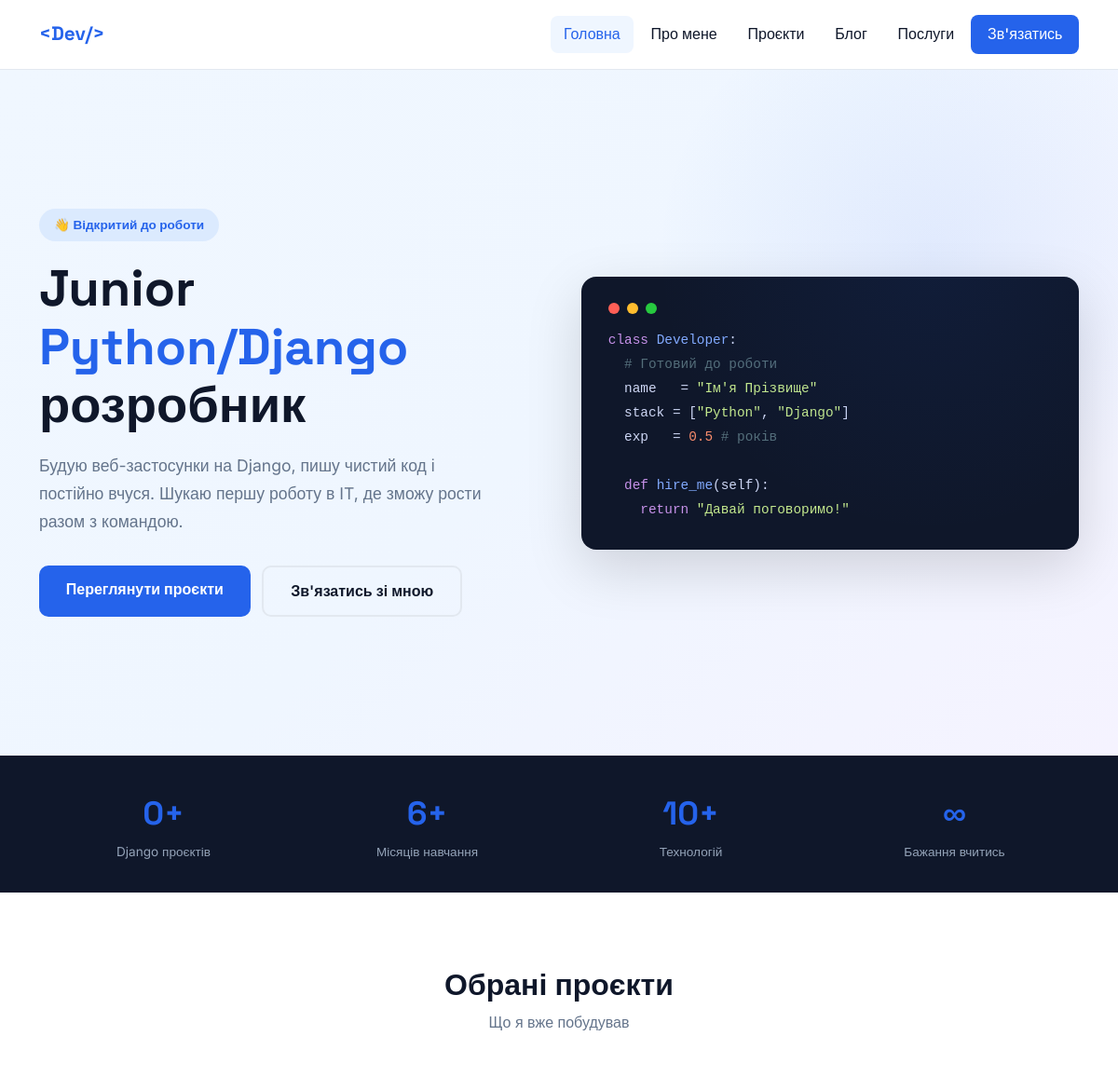
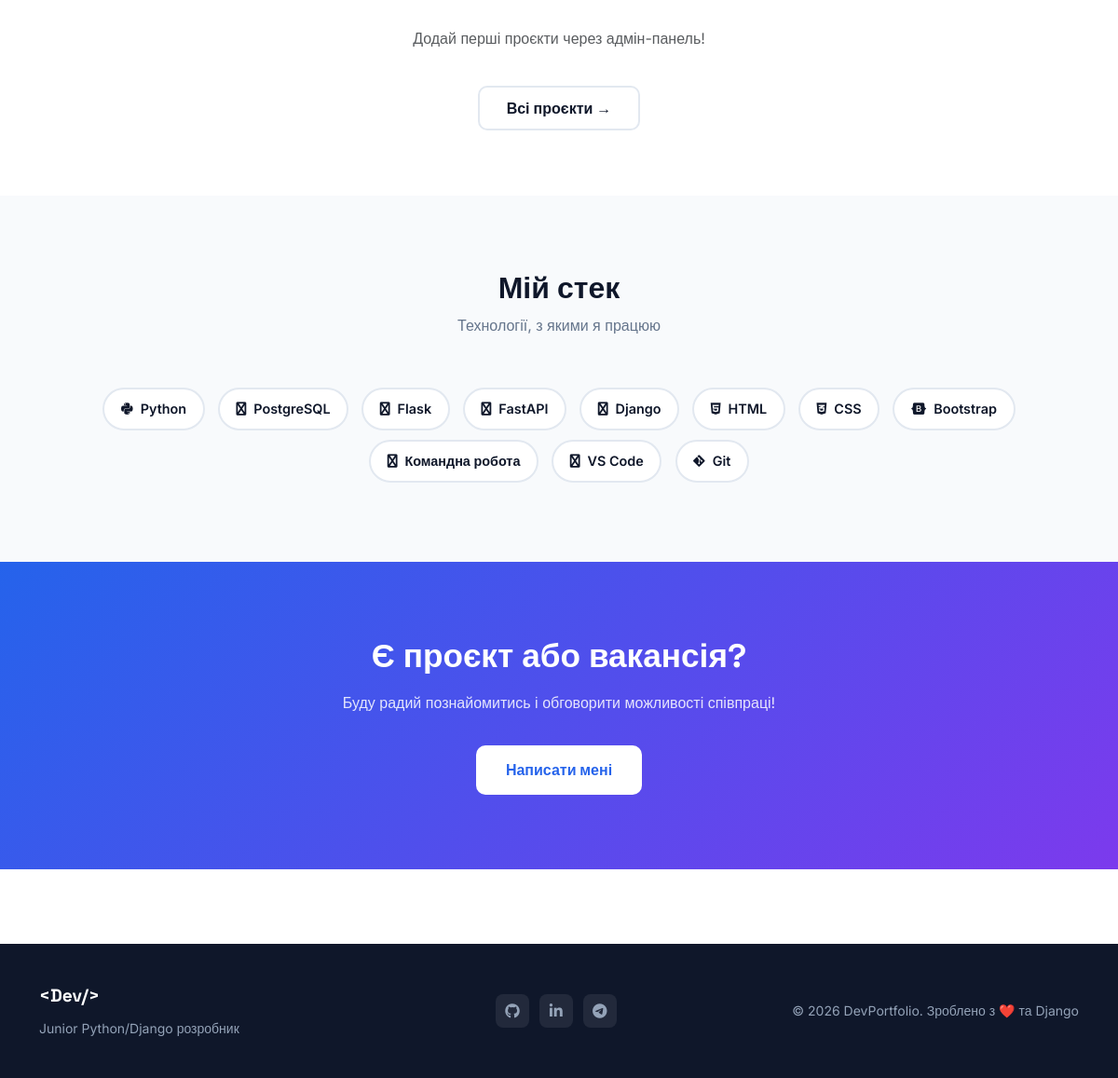
The page / on the database its author committed (2 pictures, top to bottom).
### portfolio/models.py (models this page shows, shortened)
class Skill(models.Model):
    CATEGORY_CHOICES = [
        ('backend',  'Backend'),
        ('frontend', 'Frontend'),
        ('tools',    'Інструменти'),
        ('soft',     'Soft Skills'),
    ]
    name     = models.CharField(max_length=100, verbose_name='Назва')
    category = models.CharField(max_length=20, choices=CATEGORY_CHOICES, default='backend', verbose_name='Категорія')
    level    = models.PositiveIntegerField(default=80, help_text='0–100', verbose_name='Рівень (%)')
    icon     = models.CharField(max_length=60, blank=True, help_text='Font Awesome клас, напр. fa-python', verbose_name='Іконка')
    class Meta:
        verbose_name = 'Навичка'
        verbose_name_plural = 'Навички'
        ordering = ['category', '-level']

### portfolio/views.py (the view)
# urls.py: path('',views.home,name='home'),
def home(request):
    track(request)
    return render(request, 'portfolio/home.html', {
        'featured_projects': Project.objects.filter(is_featured=True)[:3],
        'skills':            Skill.objects.all(),
        'recent_posts':      BlogPost.objects.filter(published=True)[:2],
    })

### portfolio/views.py (called while the page is built)
def track(request):
    PageView.objects.create(
        path=request.path,
        ip_address=request.META.get('REMOTE_ADDR'),
    )

### portfolio/templates/portfolio/home.html (shortened to what this page needs)
{% extends 'portfolio/base.html' %}
{% block content %}
<section class="hero">
  <div class="container">
    <div class="row align-items-center g-5">
      <div class="col-lg-6">
        <div class="hero-badge">👋 Відкритий до роботи</div>
        <h1>Junior <span>Python/Django</span> розробник</h1>
        <p class="hero-desc">
          Будую веб-застосунки на Django, пишу чистий код і постійно вчуся.
          Шукаю першу роботу в IT, де зможу рости разом з командою.
        </p>
        <div class="hero-btns">
          <a href="{% url 'projects' %}" class="btn-primary-custom">Переглянути проєкти</a>
          <a href="{% url 'contact' %}"  class="btn-outline-custom">Зв'язатись зі мною</a>
        </div>
      </div>
      <div class="col-lg-6">
        <div class="hero-code">
          <div class="d-flex gap-2 mb-3">
            <div class="dot" style="background:#FF5F56"></div>
            <div class="dot" style="background:#FFBD2E"></div>
            <div class="dot" style="background:#27C93F"></div>
          </div>
          <div style="color:#cdd6f4">
            <span class="kw">class</span> <span class="fn">Developer</span>:<br>
            &nbsp;&nbsp;<span class="cm"># Готовий до роботи</span><br>
            &nbsp;&nbsp;name &nbsp;&nbsp;= <span class="str">"Ім'я Прізвище"</span><br>
            &nbsp;&nbsp;stack = [<span class="str">"Python"</span>, <span class="str">"Django"</span>]<br>
            &nbsp;&nbsp;exp &nbsp;&nbsp;= <span class="num">0.5</span> <span class="cm"># років</span><br><br>
            &nbsp;&nbsp;<span class="kw">def</span> <span class="fn">hire_me</span>(self):<br>
            &nbsp;&nbsp;&nbsp;&nbsp;<span class="kw">return</span> <span class="str">"Давай поговоримо!"</span>
          </div>
        </div>
      </div>
    </div>
  </div>
</section>
<section class="stats-bar">
  <div class="container">
    <div class="row g-3 text-center">
      <div class="col-6 col-md-3 stat-item">
        <div class="stat-num">{{ featured_projects.count }}+</div>
        <div class="stat-lbl">Django проєктів</div>
      </div>
      <div class="col-6 col-md-3 stat-item">
        <div class="stat-num">6+</div>
        <div class="stat-lbl">Місяців навчання</div>
      </div>
      <div class="col-6 col-md-3 stat-item">
        <div class="stat-num">10+</div>
        <div class="stat-lbl">Технологій</div>
      </div>
      <div class="col-6 col-md-3 stat-item">
        <div class="stat-num">∞</div>
        <div class="stat-lbl">Бажання вчитись</div>
      </div>
    </div>
  </div>
</section>
<section class="projects-section">
  <div class="container">
    <div class="text-center mb-5">
      <h2 class="section-title">Обрані проєкти</h2>
      <p class="section-subtitle">Що я вже побудував</p>
    </div>
    <div class="row g-4">
      {% for project in featured_projects %}
      <div class="col-md-6 col-lg-4">
        <div class="project-card">
          <div class="project-img">
            {% if project.image %}
              <img src="{{ project.image.url }}" style="width:100%;height:100%;object-fit:cover" alt="{{ project.title }}">
            {% else %}
              {% if project.category == 'django' %}🌐{% elif project.category == 'frontend' %}🎨{% elif project.category == 'python' %}🐍{% else %}💡{% endif %}
            {% endif %}
          </div>
          <div class="project-body">
            <div class="project-cat">{{ project.get_category_display }}</div>
            <h3>{{ project.title }}</h3>
            <p>{{ project.description|truncatewords:20 }}</p>
            <div class="mb-2">
              {% for tech in project.tech_list %}
              <span class="badge-tech">{{ tech }}</span>
              {% endfor %}
            </div>
            <div class="project-links">
              {% if project.github_url %}
              <a href="{{ project.github_url }}" target="_blank"><i class="fab fa-github"></i> GitHub</a>
              {% endif %}
              {% if project.live_url %}
              <a href="{{ project.live_url }}" target="_blank"><i class="fas fa-external-link-alt"></i> Демо</a>
              {% endif %}
              <a href="{% url 'project_detail' project.pk %}">Детальніше →</a>
            </div>
          </div>
        </div>
      </div>
      {% empty %}
      <div class="col-12 text-center text-muted py-4">
        Додай перші проєкти через адмін-панель!
      </div>
      {% endfor %}
    </div>
    <div class="text-center mt-4">
      <a href="{% url 'projects' %}" class="btn-outline-custom">Всі проєкти →</a>
    </div>
  </div>
</section>
<section class="skills-section">
  <div class="container">
    <div class="text-center mb-5">
      <h2 class="section-title">Мій стек</h2>
      <p class="section-subtitle">Технології, з якими я працюю</p>
    </div>
    <div class="text-center">
      {% for skill in skills %}
      <span class="skill-pill">
        {% if skill.icon %}<i class="fab {{ skill.icon }}"></i>{% endif %}
        {{ skill.name }}
      </span>
      {% empty %}
      <p class="text-muted">Додай навички через адмін-панель!</p>
      {% endfor %}
    </div>
  </div>
</section>
<section class="cta-section">
  <div class="container">
    <h2>Є проєкт або вакансія?</h2>
    <p>Буду радий познайомитись і обговорити можливості співпраці!</p>
    <a href="{% url 'contact' %}" class="btn-white">Написати мені</a>
  </div>
</section>
{% endblock %}

### portfolio/templates/portfolio/base.html (style rules this page uses)
:root { --primary: #2563EB; --primary-d: #1D4ED8; --dark: #0F172A; --gray: #64748B; --light: #F8FAFC; --border: #E2E8F0; --radius: 14px; }
* { box-sizing: border-box; }
body { font-family: 'Inter', sans-serif; background: #fff; color: var(--dark); line-height: 1.7; }
h1, h2, h3, h4, h5 { font-family: 'Space Grotesk', sans-serif; font-weight: 700; }
.section-title { font-size: 2rem; font-weight: 800; margin-bottom: .5rem; }
.section-subtitle { color: var(--gray); margin-bottom: 2.5rem; }

### portfolio/templates/portfolio/home.html (style rules this page uses)
.hero { min-height: 92vh; display: flex; align-items: center; background: linear-gradient(135deg, #F0F7FF 0%, #EFF6FF 50%, #F5F3FF 100%); position: relative; overflow: hidden; }
.hero::before { content: ''; position: absolute; width: 600px; height: 600px; background: radial-gradient(circle, rgba(37,99,235,.08) 0%, transparent 70%); top: -100px; right: -100px; border-radius: 50%; }
.hero-badge { display: inline-block; background: #DBEAFE; color: var(--primary); padding: .35rem 1rem; border-radius: 20px; font-size: .85rem; font-weight: 600; margin-bottom: 1.2rem; }
.hero h1 { font-size: clamp(2.2rem, 5vw, 3.4rem); line-height: 1.15; margin-bottom: 1.2rem; }
.hero h1 span { color: var(--primary); }
.hero-desc { font-size: 1.1rem; color: var(--gray); max-width: 480px; margin-bottom: 2rem; }
.hero-btns { display: flex; gap: .8rem; flex-wrap: wrap; }
.btn-primary-custom { background: var(--primary); color: #fff; padding: .75rem 1.8rem; border-radius: 10px; font-weight: 600; text-decoration: none; transition: background .2s, transform .2s; border: none; cursor: pointer; }
.btn-outline-custom { background: transparent; color: var(--dark); padding: .75rem 1.8rem; border-radius: 10px; font-weight: 600; text-decoration: none; border: 2px solid var(--border); transition: border-color .2s, transform .2s; }
.hero-code { background: var(--dark); border-radius: 16px; padding: 1.8rem; font-family: 'Courier New', monospace; font-size: .9rem; line-height: 1.8; box-shadow: 0 20px 60px rgba(0,0,0,0.15); }
.hero-code .kw { color: #C792EA; }
.hero-code .fn { color: #82AAFF; }
.hero-code .str { color: #C3E88D; }
.hero-code .cm { color: #546E7A; }
.hero-code .num { color: #F78C6C; }
.dot { width: 12px; height: 12px; border-radius: 50%; }
.stats-bar { background: var(--dark); padding: 2rem 0; color: #fff; }
.stat-item { text-align: center; }
.stat-num { font-family: 'Space Grotesk', sans-serif; font-size: 2.2rem; font-weight: 800; color: var(--primary); }
.stat-lbl { color: #94A3B8; font-size: .85rem; }
.projects-section { padding: 5rem 0; }
.skills-section { padding: 5rem 0; background: var(--light); }
.skill-pill { display: inline-flex; align-items: center; gap: .5rem; padding: .55rem 1.1rem; border-radius: 30px; border: 2px solid var(--border); font-weight: 600; font-size: .9rem; margin: .3rem; background: #fff; transition: border-color .2s, color .2s; }
.cta-section { padding: 5rem 0; text-align: center; background: linear-gradient(135deg, var(--primary), #7C3AED); color: #fff; }
.cta-section h2 { font-size: 2.2rem; margin-bottom: 1rem; }
.cta-section p { opacity: .85; margin-bottom: 2rem; max-width: 500px; margin-left: auto; margin-right: auto; }
.btn-white { background: #fff; color: var(--primary); padding: .8rem 2rem; border-radius: 10px; font-weight: 700; text-decoration: none; transition: transform .2s, box-shadow .2s; display: inline-block; }

### rows shown on the page
Skill: name "Python"
Skill: name "PostgreSQL"
Skill: name "Flask"
Skill: name "FastAPI"
Skill: name "Django"
Skill: name "HTML"
Skill: name "CSS"
Skill: name "Bootstrap"
Skill: name "Командна робота"
Skill: name "VS Code"
Skill: name "Git"

### other values the page prints
{{ featured_projects.count }} "0"
